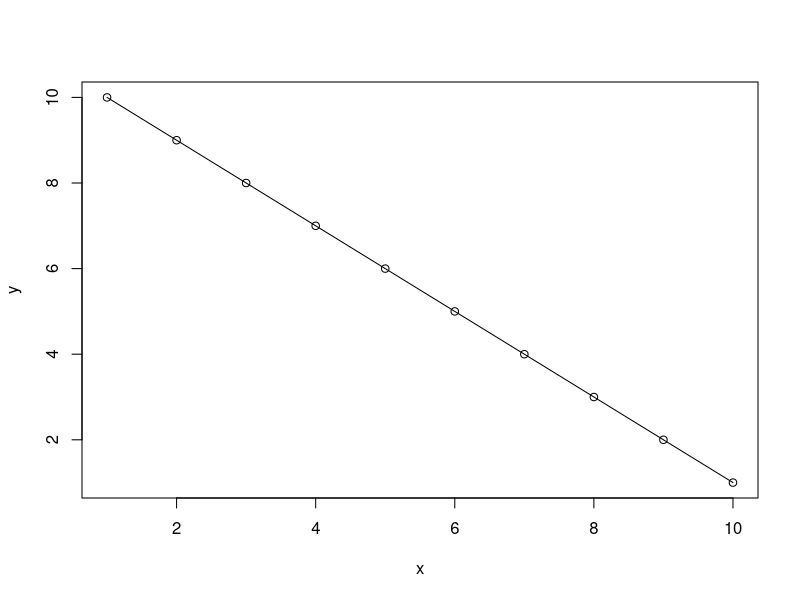
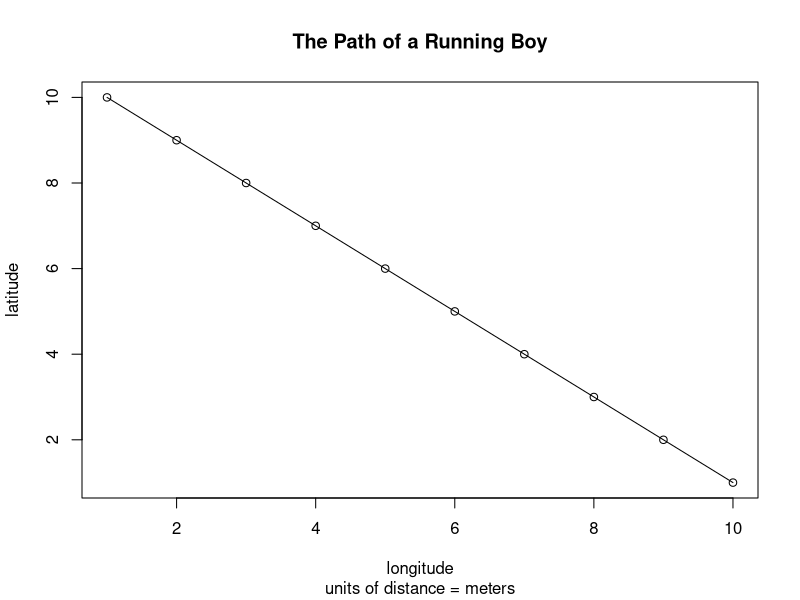
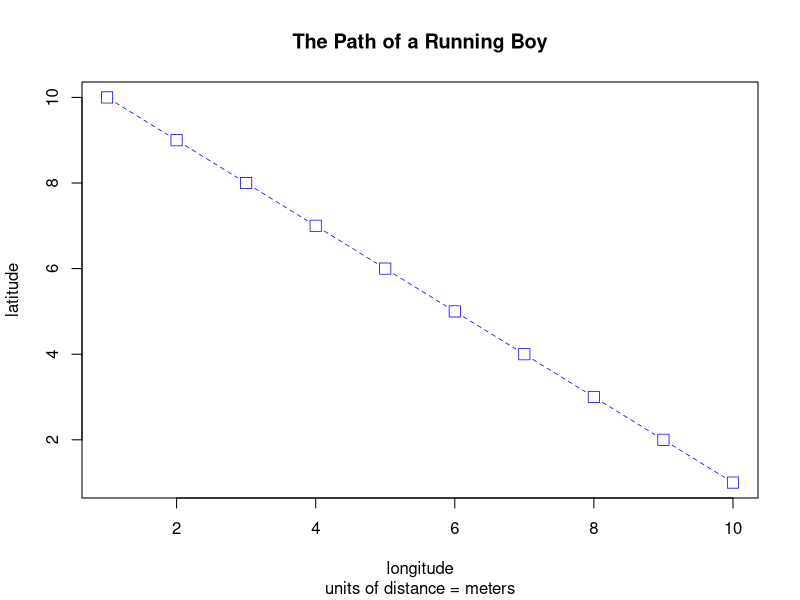
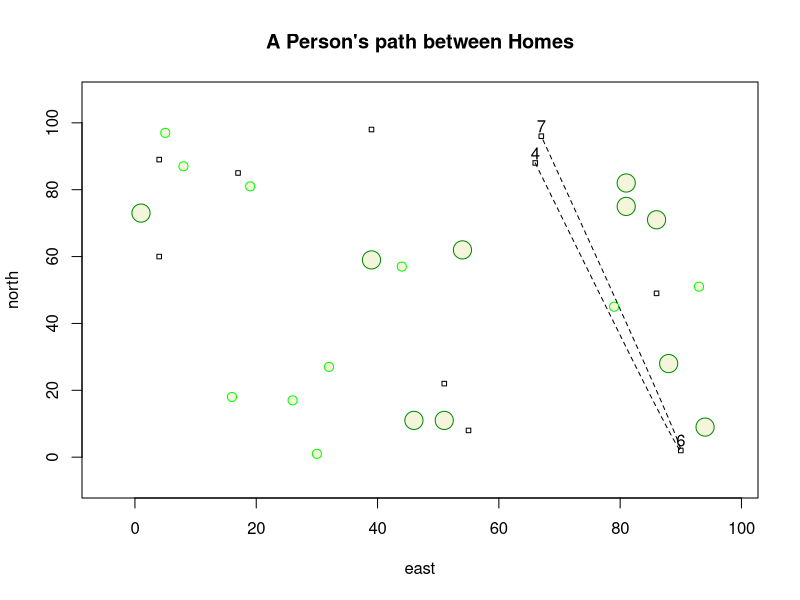
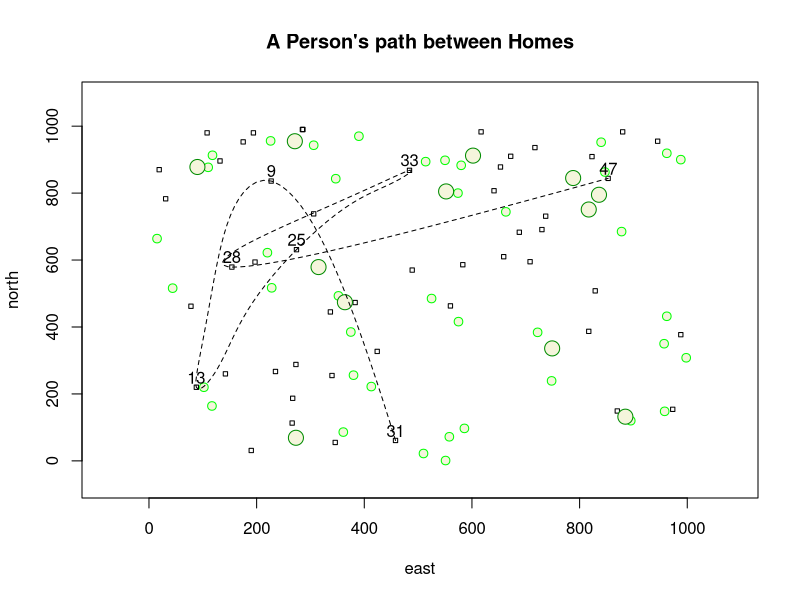

R code for these plots, in order:
# Matt Crittenden
# DATA 440 - ABM
# Aug 24 2020
# Getting started with R

setwd("~/William_and_Mary/WM_Year4Fall2020/ABM/HW/Getting_started_w_R")

# assign variables

x <- 1:10
y <- 10:1

# line graphs, with increasing customization

plot(x,y, type = "o")

plot(x, y, type = "o", 
     main = "The Path of a Running Boy",
     sub = "units of distance = meters",
     xlab = "longitude", 
     ylab = "latitude")

plot(x, y, type = "b", main = "The Path of a Running Boy", 
     sub = "units of distance = meters", 
     xlab = "longitude", 
     ylab = "latitude",
     lty = 2,
     lwd = .75,
     col = "blue",
     pch = 0,
     cex = 1.5)


# create vectors of random values

x <- 1:100
y <- 1:100

east <- sample(x, size = 10, replace = TRUE)
north <- sample(y, size = 10, replace = TRUE)


# plot with accumulating specifications using symbols

#---using the defined variables

symbols(east, north, squares = rep(.75,10), inches = FALSE)

#---using random variables

symbols(sample(x, 10, replace = TRUE), 
        sample(y, 10, replace = TRUE), 
        circles = rep(.75,10), 
        inches = FALSE,
        fg = "green1",
        bg = "beige",
        add = TRUE)

#---using more random variables

symbols(sample(x, 10, replace = TRUE), 
        sample(y, 10, replace = TRUE), 
        circles = rep(1.5,10), 
        inches = FALSE,
        fg = "green4",
        bg = "beige",
        add = TRUE)


#---create a dataframe

dwellings <- cbind.data.frame(id = 1:10, east, north)

#---add a line

# lines(x = dwellings$east,
#       y = dwellings$north,
#       lty = 2,
#       lwd = .75,
#       col = "blue")

#---add text annotations to dwellings

# text(x = dwellings$east,
#      y = dwellings$north,
#      labels = dwellings$id)

#---randomly select three houses to visit

locs <- sample(1:10, 3, replace = FALSE)

text(x = dwellings[locs, ]$east, 
     y = dwellings[locs, ]$north + 3,
     labels = dwellings[locs, ]$id)

# lines(x = dwellings[locs, 2],
#       y = dwellings[locs, 3],
#       lty = 2,
#       lwd = .75,
#       col = "blue")

xspline(x = dwellings[locs, 2],
        y = dwellings[locs, 3],
        shape = -1,
        lty = 2)

# add a title

title(main="A Person's path between Homes")



#CHALLENGE: Create another plot with specifications in directions

x <- 1:1000
y <- 1:1000

east <- sample(x, size = 50, replace = TRUE)
north <- sample(y, size = 50, replace = TRUE)

symbols(east, north, squares = rep(8,50), inches = FALSE)


symbols(sample(x, 40, replace = TRUE), 
        sample(y, 40, replace = TRUE), 
        circles = rep(8,40), 
        inches = FALSE,
        fg = "green1",
        bg = "beige",
        add = TRUE)

symbols(sample(x, 12, replace = TRUE), 
        sample(y, 12, replace = TRUE), 
        circles = rep(14,12), 
        inches = FALSE,
        fg = "green4",
        bg = "beige",
        add = TRUE)

dwellings <- cbind.data.frame(id = 1:50, east, north)

locs <- sample(1:50, 7, replace = FALSE)

text(x = dwellings[locs, ]$east, 
     y = dwellings[locs, ]$north + 30,
     labels = dwellings[locs, ]$id)

xspline(x = dwellings[locs, 2],
        y = dwellings[locs, 3],
        shape = -1,
        lty = 2)

title(main="A Person's path between Homes")
